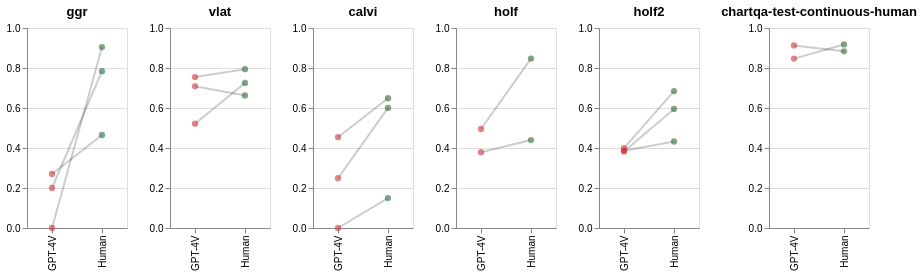

The code cell stored with this chart in its notebook:
### Code cell
domain = ['GPT-4V', 'Human']
color_domain = [model_configs[-2]['color'], model_configs[-1]['color']]
test_domain = ['wainer', 'brbf']

tests = ['ggr', 'vlat', 'calvi', 'holf', 'holf2', 'chartqa-test-continuous-human']

charts =[]
for test in tests:
    df = task_group_average_df[task_group_average_df['test_type'] == test]
    
    line_chart = alt.Chart(df).mark_line(opacity=0.2).encode(
        x=alt.X('agent_type:N', title=None),
        y=alt.Y('is_correct', scale=alt.Scale(domain=[0, 1]), title=None),
        detail='task_category',
        color=alt.value('black')
        # color=alt.Color('task_category', legend=None)
    ).properties(width=150, title=test)

    point_plot = alt.Chart(df).mark_circle(opacity=0.6).encode(
        x='agent_type:N',
        y='is_correct',
        color=alt.Color('agent_type',legend=None, scale=alt.Scale(domain=domain, range=color_domain)),
        # color=alt.Color('test_type',legend=None, scale=alt.Scale(domain=test_domain, range=color_domain)),
        size=alt.value(40)
    )

    chart = (line_chart + point_plot).resolve_scale(color='independent').properties(width=100, height=200)

    charts.append(chart)

alt.hconcat(*charts)

### Figure 1 — Vega-Lite specification as saved in the notebook (floating-point values rounded to 4 significant figures)
{"config": {"view": {"continuousWidth": 300, "continuousHeight": 300}}, "hconcat": [{"layer": [{"mark": {"type": "line", "opacity": 0.2}, "encoding": {"color": {"value": "black"}, "detail": {"field": "task_category", "type": "nominal"}, "x": {"field": "agent_type", "title": null, "type": "nominal"}, "y": {"field": "is_correct", "scale": {"domain": [0, 1]}, "title": null, "type": "quantitative"}}, "title": "ggr"}, {"mark": {"type": "circle", "opacity": 0.6}, "encoding": {"color": {"field": "agent_type", "legend": null, "scale": {"domain": ["GPT-4V", "Human"], "range": ["#c93739", "#2e693b"]}, "type": "nominal"}, "size": {"value": 40}, "x": {"field": "agent_type", "type": "nominal"}, "y": {"field": "is_correct", "type": "quantitative"}}}], "data": {"name": "data-145f1cf8a3df042c32074c64ad7aa77a"}, "height": 200, "resolve": {"scale": {"color": "independent"}}, "width": 100}, {"layer": [{"mark": {"type": "line", "opacity": 0.2}, "encoding": {"color": {"value": "black"}, "detail": {"field": "task_category", "type": "nominal"}, "x": {"field": "agent_type", "title": null, "type": "nominal"}, "y": {"field": "is_correct", "scale": {"domain": [0, 1]}, "title": null, "type": "quantitative"}}, "title": "vlat"}, {"mark": {"type": "circle", "opacity": 0.6}, "encoding": {"color": {"field": "agent_type", "legend": null, "scale": {"domain": ["GPT-4V", "Human"], "range": ["#c93739", "#2e693b"]}, "type": "nominal"}, "size": {"value": 40}, "x": {"field": "agent_type", "type": "nominal"}, "y": {"field": "is_correct", "type": "quantitative"}}}], "data": {"name": "data-f727452d23dad4a5460453d59159bb3f"}, "height": 200, "resolve": {"scale": {"color": "independent"}}, "width": 100}, {"layer": [{"mark": {"type": "line", "opacity": 0.2}, "encoding": {"color": {"value": "black"}, "detail": {"field": "task_category", "type": "nominal"}, "x": {"field": "agent_type", "title": null, "type": "nominal"}, "y": {"field": "is_correct", "scale": {"domain": [0, 1]}, "title": null, "type": "quantitative"}}, "title": "calvi"}, {"mark": {"type": "circle", "opacity": 0.6}, "encoding": {"color": {"field": "agent_type", "legend": null, "scale": {"domain": ["GPT-4V", "Human"], "range": ["#c93739", "#2e693b"]}, "type": "nominal"}, "size": {"value": 40}, "x": {"field": "agent_type", "type": "nominal"}, "y": {"field": "is_correct", "type": "quantitative"}}}], "data": {"name": "data-99236d99a0378a8733f87d73a3c61fc3"}, "height": 200, "resolve": {"scale": {"color": "independent"}}, "width": 100}, {"layer": [{"mark": {"type": "line", "opacity": 0.2}, "encoding": {"color": {"value": "black"}, "detail": {"field": "task_category", "type": "nominal"}, "x": {"field": "agent_type", "title": null, "type": "nominal"}, "y": {"field": "is_correct", "scale": {"domain": [0, 1]}, "title": null, "type": "quantitative"}}, "title": "holf"}, {"mark": {"type": "circle", "opacity": 0.6}, "encoding": {"color": {"field": "agent_type", "legend": null, "scale": {"domain": ["GPT-4V", "Human"], "range": ["#c93739", "#2e693b"]}, "type": "nominal"}, "size": {"value": 40}, "x": {"field": "agent_type", "type": "nominal"}, "y": {"field": "is_correct", "type": "quantitative"}}}], "data": {"name": "data-44f24994499cdd58d2884b77fa0b829d"}, "height": 200, "resolve": {"scale": {"color": "independent"}}, "width": 100}, {"layer": [{"mark": {"type": "line", "opacity": 0.2}, "encoding": {"color": {"value": "black"}, "detail": {"field": "task_category", "type": "nominal"}, "x": {"field": "agent_type", "title": null, "type": "nominal"}, "y": {"field": "is_correct", "scale": {"domain": [0, 1]}, "title": null, "type": "quantitative"}}, "title": "holf2"}, {"mark": {"type": "circle", "opacity": 0.6}, "encoding": {"color": {"field": "agent_type", "legend": null, "scale": {"domain": ["GPT-4V", "Human"], "range": ["#c93739", "#2e693b"]}, "type": "nominal"}, "size": {"value": 40}, "x": {"field": "agent_type", "type": "nominal"}, "y": {"field": "is_correct", "type": "quantitative"}}}], "data": {"name": "data-e5463c9db58e0d8bf500c9b03be0133d"}, "height": 200, "resolve": {"scale": {"color": "independent"}}, "width": 100}, {"layer": [{"mark": {"type": "line", "opacity": 0.2}, "encoding": {"color": {"value": "black"}, "detail": {"field": "task_category", "type": "nominal"}, "x": {"field": "agent_type", "title": null, "type": "nominal"}, "y": {"field": "is_correct", "scale": {"domain": [0, 1]}, "title": null, "type": "quantitative"}}, "title": "chartqa-test-continuous-human"}, {"mark": {"type": "circle", "opacity": 0.6}, "encoding": {"color": {"field": "agent_type", "legend": null, "scale": {"domain": ["GPT-4V", "Human"], "range": ["#c93739", "#2e693b"]}, "type": "nominal"}, "size": {"value": 40}, "x": {"field": "agent_type", "type": "nominal"}, "y": {"field": "is_correct", "type": "quantitative"}}}], "data": {"name": "data-e564dd68227bcdf399831d9a42a2fda6"}, "height": 200, "resolve": {"scale": {"color": "independent"}}, "width": 100}], "$schema": "https://vega.github.io/schema/vega-lite/v5.16.3.json", "datasets": {"data-145f1cf8a3df042c32074c64ad7aa77a": [{"agent_type": "GPT-4V", "test_type": "ggr", "task_category": "arithmetic computation", "is_correct": 0.2}, {"agent_type": "GPT-4V", "test_type": "ggr", "task_category": "statistical inference", "is_correct": 0.2703}, {"agent_type": "GPT-4V", "test_type": "ggr", "task_category": "value identification", "is_correct": 0.0}, {"agent_type": "Human", "test_type": "ggr", "task_category": "arithmetic computation", "is_correct": 0.784}, {"agent_type": "Human", "test_type": "ggr", "task_category": "statistical inference", "is_correct": 0.4649}, {"agent_type": "Human", "test_type": "ggr", "task_category": "value identification", "is_correct": 0.9048}], "data-f727452d23dad4a5460453d59159bb3f": [{"agent_type": "GPT-4V", "test_type": "vlat", "task_category": "arithmetic computation", "is_correct": 0.7083}, {"agent_type": "GPT-4V", "test_type": "vlat", "task_category": "statistical inference", "is_correct": 0.7545}, {"agent_type": "GPT-4V", "test_type": "vlat", "task_category": "value identification", "is_correct": 0.5214}, {"agent_type": "Human", "test_type": "vlat", "task_category": "arithmetic computation", "is_correct": 0.6626}, {"agent_type": "Human", "test_type": "vlat", "task_category": "statistical inference", "is_correct": 0.7942}, {"agent_type": "Human", "test_type": "vlat", "task_category": "value identification", "is_correct": 0.7254}], "data-99236d99a0378a8733f87d73a3c61fc3": [{"agent_type": "GPT-4V", "test_type": "calvi", "task_category": "arithmetic computation", "is_correct": 0.2487}, {"agent_type": "GPT-4V", "test_type": "calvi", "task_category": "statistical inference", "is_correct": 0.4541}, {"agent_type": "GPT-4V", "test_type": "calvi", "task_category": "value identification", "is_correct": 0.0}, {"agent_type": "Human", "test_type": "calvi", "task_category": "arithmetic computation", "is_correct": 0.6006}, {"agent_type": "Human", "test_type": "calvi", "task_category": "statistical inference", "is_correct": 0.6487}, {"agent_type": "Human", "test_type": "calvi", "task_category": "value identification", "is_correct": 0.1495}], "data-44f24994499cdd58d2884b77fa0b829d": [{"agent_type": "GPT-4V", "test_type": "holf", "task_category": "arithmetic computation", "is_correct": 0.3788}, {"agent_type": "GPT-4V", "test_type": "holf", "task_category": "value identification", "is_correct": 0.4951}, {"agent_type": "Human", "test_type": "holf", "task_category": "arithmetic computation", "is_correct": 0.4398}, {"agent_type": "Human", "test_type": "holf", "task_category": "value identification", "is_correct": 0.8472}], "data-e5463c9db58e0d8bf500c9b03be0133d": [{"agent_type": "GPT-4V", "test_type": "holf2", "task_category": "arithmetic computation", "is_correct": 0.3863}, {"agent_type": "GPT-4V", "test_type": "holf2", "task_category": "statistical inference", "is_correct": 0.3991}, {"agent_type": "GPT-4V", "test_type": "holf2", "task_category": "value identification", "is_correct": 0.3827}, {"agent_type": "Human", "test_type": "holf2", "task_category": "arithmetic computation", "is_correct": 0.4324}, {"agent_type": "Human", "test_type": "holf2", "task_category": "statistical inference", "is_correct": 0.6844}, {"agent_type": "Human", "test_type": "holf2", "task_category": "value identification", "is_correct": 0.5949}], "data-e564dd68227bcdf399831d9a42a2fda6": [{"agent_type": "GPT-4V", "test_type": "chartqa-test-continuous-human", "task_category": "arithmetic computation", "is_correct": 0.913}, {"agent_type": "GPT-4V", "test_type": "chartqa-test-continuous-human", "task_category": "value identification", "is_correct": 0.8471}, {"agent_type": "Human", "test_type": "chartqa-test-continuous-human", "task_category": "arithmetic computation", "is_correct": 0.8833}, {"agent_type": "Human", "test_type": "chartqa-test-continuous-human", "task_category": "value identification", "is_correct": 0.9178}]}}
